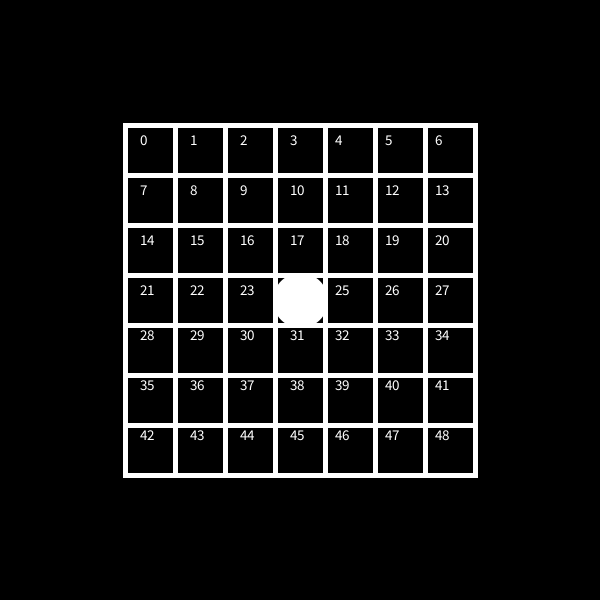
Frame 1 (no input)
Frame 60 (the mouse pressed at the canvas centre just before this capture): identical to frame 1, image omitted
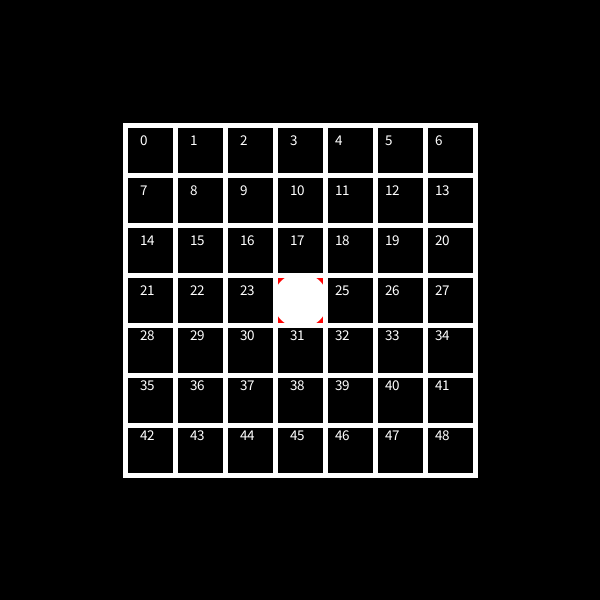
Frame 120 (the mouse held since frame 60 and released just before this capture)

The Processing sketch that drew these frames (run headless with seeded random() and noise(); from frame 60 on, the mouse is pressed at the canvas centre):

// Processing sketch: game_of_life
// ── game_of_life.pde
sqr[] grid;
int l = 7;
int L = l*l;
float h = 10;


void setup() {
  size(600, 600);
  pixelDensity(2);
  grid = new sqr[L];
  //println(grid.length);

  for (int i = 0; i < l; i++) {
    for (int j = 0; j < l; j++) {
      //println(i, j, i*l+j);
      grid[i*l+j] = new sqr(j*h-(l*h/2), i*h-(l*h/2));
    }
  }
}
float sf;
void draw() {
  background(0);
  translate(width/2, height/2);
  sf = map(mouseY, -1, 1, 10, .01);
  //scale(sf);
  scale(5);
  stroke(255);

  int t = 0;
  textSize(3);
  textAlign(CENTER);
  for (sqr i : grid) {
    fill(0);
    if (i.s == 1)
      fill(255, 0, 0);
    rect(i.x, i.y, h, h);
    fill(255);
    text(t, i.x+l/2, i.y+l/2);
    i.check(t);
    t++;
    float mx = map(mouseX, 0, width, -width/2, width/2);
    float my = map(mouseY, 0, height, -height/2, height/2);
      //println(mx, my);
    if (mx >= i.x && mx <= i.x+h && my >= i.y && my <= i.y+h){
      
      if (i.s == 0){
        i.s = 1;
      }
      else{
        i.s = 0;
      }
    }
  }
  ellipse(0, 0, 10, 10);
}

void mouseWheel(MouseEvent event) {
  float e = event.getCount();
  //println(e);
}

// ── sqare.pde
class sqr {
  float x, y;
  int s, n;
  sqr(float xc, float yc) {
    x = xc;
    y= yc;
    s = 0;
    n = 0;
  }

  void check(int i) {
    n = 0;
    if (i%l != 0 && i%l-(l-1) != 0 && i >= l && i <= L-l){
      //s=1;
      for (int j = -1; j < 2; j++){
        for (int k = -1; k < 2; k++){
          //println(i, i+j+k*l);
          if (grid[i+j+k*l].s == 1 && i+j+k*l != i)
            n++;
        }
      }
    }

    if (i%l != 0 && i%l-(l-1) != 0 && i < l) {
      for (int j = -1; j < 2; j++) {
        for (int k = 0; k < 2; k++) {
          //println(i, i+j+k*l);
          //grid[i+j+k*l].s=1;
          if (grid[i+j+k*l].s == 1 && i+j+k*l != i)
            n++;
        }
      }
    }


    if (i%l != 0 && i%l-(l-1) != 0 && i > L-l) {
      for (int j = -1; j < 2; j++) {
        for (int k = -1; k < 1; k++) {
          //println(i, i+j+k*l);
          //grid[i+j+k*l].s=1;
          if (grid[i+j+k*l].s == 1 && i+j+k*l != i)
            n++;
        }
      }
    }

    if (i%l-(l-1) == 0 && i > l && i < L-l) {
      for (int j = -1; j < 1; j++) {
        for (int k = -1; k < 2; k++) {
          //println(i, i+j+k*l);
          //grid[i+j+k*l].s=1;
          if (grid[i+j+k*l].s == 1 && i+j+k*l != i)
            n++;
        }
      }
    }


    if (i%l == 0 && i >= l && i < L-l) {
      for (int j = 0; j < 2; j++) {
        for (int k = -1; k < 2; k++) {
          //println(i, i+j+k*l);
          //grid[i+j+k*l].s=1;
          if (grid[i+j+k*l].s == 1 && i+j+k*l != i)
            n++;
        }
      }
    }
    
    if (i == 0) {
      for (int j = 0; j < 2; j++) {
        for (int k = 0; k < 2; k++) {
          //println(i, i+j+k*l);
          //grid[i+j+k*l].s=1;
          if (grid[i+j+k*l].s == 1 && i+j+k*l != i)
            n++;
        }
      }
    }
    
    if (i == L-1) {
      for (int j = -1; j < 1; j++) {
        for (int k = -1; k < 1; k++) {
          //println(i, i+j+k*l);
          //grid[i+j+k*l].s=1;
          if (grid[i+j+k*l].s == 1 && i+j+k*l != i)
            n++;
        }
      }
    }
    
    if (i == L-l) {
      for (int j = 0; j < 2; j++) {
        for (int k = -1; k < 1; k++) {
          //println(i, i+j+k*l);
          //grid[i+j+k*l].s=1;
          if (grid[i+j+k*l].s == 1 && i+j+k*l != i)
            n++;
        }
      }
    }
    
    if (i == l-1) {
      for (int j = -1; j < 1; j++) {
        for (int k = 0; k < 2; k++) {
          //println(i, i+j+k*l);
          //grid[i+j+k*l].s=1;
          if (grid[i+j+k*l].s == 1 && i+j+k*l != i)
            n++;
        }
      }
    }
  }
  

}
